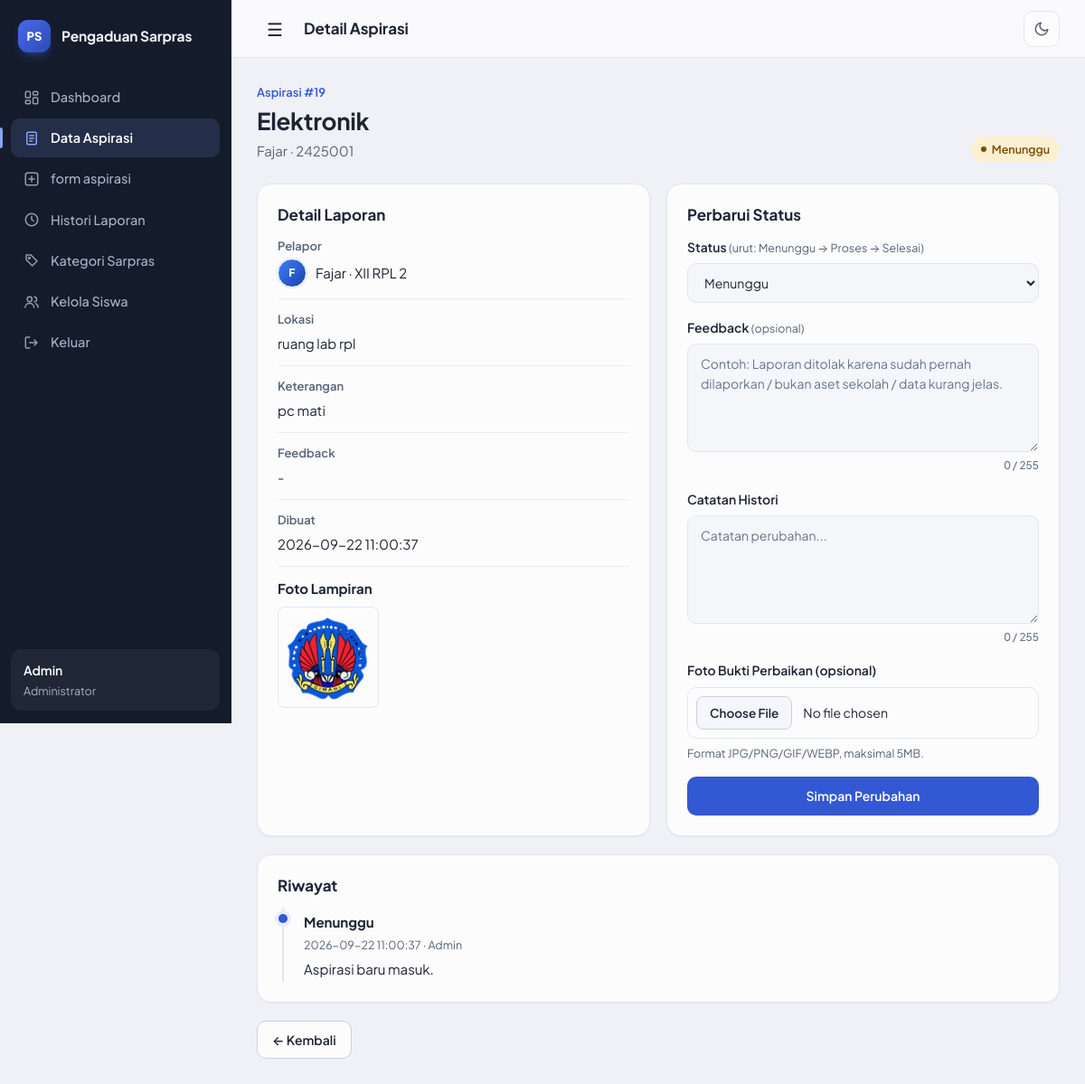
Screenshot of /admin/detail_aspirasi?id=19 (signed in) with the database file from the repository.
### tables this page shows
CREATE TABLE `aspirasi` (
  `id_aspirasi` int NOT NULL,
  `nis` varchar(10) NOT NULL,
  `id_kategori` int NOT NULL,
  `id_admin` int NOT NULL,
  `lokasi` varchar(50) NOT NULL,
  `keterangan` varchar(255) NOT NULL,
  `status` enum('Menunggu','Proses','Selesai','Ditolak') NOT NULL DEFAULT 'Menunggu',
  `feedback` varchar(255) DEFAULT NULL,
  `tanggal` datetime DEFAULT CURRENT_TIMESTAMP,
  `updated_at` datetime DEFAULT CURRENT_TIMESTAMP ON UPDATE CURRENT_TIMESTAMP
);

CREATE TABLE `kategori` (
  `id_kategori` int NOT NULL,
  `nama_kategori` varchar(50) NOT NULL,
  `ket_kategori` varchar(50) NOT NULL
);

CREATE TABLE `siswa` (
  `nis` varchar(10) NOT NULL,
  `nama` varchar(50) NOT NULL,
  `kelas` varchar(10) NOT NULL,
  `password` varchar(25) NOT NULL,
  `foto` varchar(255) DEFAULT NULL
);

CREATE TABLE `lampiran` (
  `id_lampiran` int NOT NULL,
  `id_aspirasi` int NOT NULL,
  `url_file` varchar(255) NOT NULL,
  `nama_file` varchar(100) DEFAULT NULL,
  `uploaded_at` datetime DEFAULT CURRENT_TIMESTAMP
);

CREATE TABLE `histori` (
  `id_histori` int NOT NULL,
  `id_aspirasi` int NOT NULL,
  `id_admin` int NOT NULL,
  `status_lama` enum('Menunggu','Proses','Selesai','Ditolak') DEFAULT NULL,
  `status_baru` enum('Menunggu','Proses','Selesai','Ditolak') NOT NULL,
  `catatan` varchar(255) DEFAULT NULL,
  `diubah_oleh` varchar(30) DEFAULT 'admin',
  `waktu_ubah` datetime DEFAULT CURRENT_TIMESTAMP
);

### view/admin/detail_aspirasi.php (the view, shortened to what this page needs)
<?php
require_once __DIR__ . '/../../config/database.php';
$user = current_user();
$id = (int)($_GET['id'] ?? 0);
$statusBerikut = ['Menunggu' => 'Proses', 'Proses' => 'Selesai', 'Selesai' => null];
$hist = [];
$st = mysqli_prepare($conn, 'SELECT a.*,s.nama AS nama_siswa,s.kelas,s.foto AS foto_siswa,k.nama_kategori FROM aspirasi a JOIN siswa s ON s.nis=a.nis LEFT JOIN kategori k ON k.id_kategori=a.id_kategori WHERE a.id_aspirasi=?');
mysqli_stmt_bind_param($st, 'i', $id);
mysqli_stmt_execute($st);
$a = mysqli_fetch_assoc(mysqli_stmt_get_result($st));
if ($a) {
    $st = mysqli_prepare($conn, 'SELECT h.status_lama,h.status_baru,h.catatan,h.waktu_ubah,COALESCE(ad.nama,h.diubah_oleh) diubah_oleh FROM histori h LEFT JOIN admin ad ON ad.id_admin=h.id_admin WHERE h.id_aspirasi=? ORDER BY h.waktu_ubah ASC,h.id_histori ASC');
    mysqli_stmt_bind_param($st, 'i', $id);
    mysqli_stmt_execute($st);
    $rr = mysqli_stmt_get_result($st);
    while ($h = mysqli_fetch_assoc($rr)) $hist[] = $h;
}
$lampiran = [];
if ($a) {
    $st = mysqli_prepare($conn, 'SELECT url_file,nama_file FROM lampiran WHERE id_aspirasi=? ORDER BY id_lampiran ASC');
    mysqli_stmt_bind_param($st, 'i', $id);
    mysqli_stmt_execute($st);
    $lr = mysqli_stmt_get_result($st);
    while ($lf = mysqli_fetch_assoc($lr)) $lampiran[] = $lf;
}
$opsiStatus = [];
if ($a && $a['status'] !== 'Ditolak') {
    $opsiStatus[] = $a['status'];
    if (!empty($statusBerikut[$a['status']])) $opsiStatus[] = $statusBerikut[$a['status']];
    if ($a['status'] !== 'Selesai') $opsiStatus[] = 'Ditolak';
}
?>
<!doctype html>
<html lang="id">
<head>
    <link rel="stylesheet" href="<?= e($base) ?>/assets/admin.css">
    <link rel="stylesheet" href="<?= e($base) ?>/assets/profil.css">
</head>
<body><input type="checkbox" id="menuToggle" class="menu-toggle">
    <aside class="sidebar" id="sidebar">
        <div class="sidebar-header">Pengaduan Sarpras</div>
        <ul>
            <li><a href="<?= e(url('admin/dashboard')) ?>" class="">Dashboard</a></li>
            <li><a href="<?= e(url('admin/aspirasi')) ?>" class="active">Data Aspirasi</a></li>
            <li><a href="<?= e(url('admin/form_aspirasi')) ?>" class="">form aspirasi</a></li>
            <li><a href="<?= e(url('admin/histori')) ?>" class="">Histori Laporan</a></li>
            <li><a href="<?= e(url('admin/kategori')) ?>" class="">Kategori Sarpras</a></li>
            <li><a href="<?= e(url('admin/siswa')) ?>">Kelola Siswa</a></li>
            <li><a href="<?= e(url('auth/logout')) ?>">Keluar</a></li>
        </ul>
        <div class="admin-user"><strong><?= e($user["nama"] ?? "Admin") ?></strong>Administrator</div>
    </aside><label for="menuToggle" class="sidebar-overlay"></label>
    <div class="main-content">
        <header class="topbar"><label for="menuToggle" class="menu-icon">&#9776;</label>
            <h1>Detail Aspirasi</h1>
        </header>
        <main class="content-area"><?php if (!$a): ?><div class="alert error">Data aspirasi tidak ditemukan.</div><a class="btn" href="<?= e(url('admin/aspirasi')) ?>">Kembali</a><?php else: ?><div class="heading">
                    <div>
                        <p class="eyebrow">Aspirasi #<?= $a['id_aspirasi'] ?></p>
                        <h1><?= e($a['nama_kategori']) ?></h1>
                        <p class="muted"><?= e($a['nama_siswa']) ?> · <?= e($a['nis']) ?></p>
                    </div><span class="badge <?= strtolower($a['status']) ?>"><?= e($a['status']) ?></span>
                </div><div class="detail">
                    <section class="panel">
                        <h2>Detail Laporan</h2>
                        <p><b>Pelapor</b><span class="reporter-inline"><?= avatar($a['foto_siswa'] ?? null, $a['nama_siswa'], 'sm') ?><span><?= e($a['nama_siswa']) ?> · <?= e($a['kelas']) ?></span></span></p>
                        <p><b>Lokasi</b><?= e($a['lokasi']) ?></p>
                        <p><b>Keterangan</b><?= e($a['keterangan']) ?></p>
                        <p><b>Feedback</b><?= e($a['feedback'] ?: '-') ?></p>
                        <p><b>Dibuat</b><?= e($a['tanggal']) ?></p><?php if ($lampiran): ?><div style="margin-top:10px"><b>Foto Lampiran</b>
                                <div class="lampiran-grid"><?php foreach ($lampiran as $lf): ?><a href="<?= e($base) ?>/<?= e($lf['url_file']) ?>" target="_blank"><img src="<?= e($base) ?>/<?= e($lf['url_file']) ?>" alt="<?= e($lf['nama_file']) ?>"></a><?php endforeach; ?></div>
                            </div><?php endif; ?>
                    </section>
                    <section class="panel">
                        <h2>Perbarui Status</h2><?php if ($a['status'] === 'Ditolak'): ?><p class="muted">Aspirasi ini sudah ditolak. Status terkunci dan tidak bisa diubah lagi.</p><?php else: ?><form method="post" class="admin-form" enctype="multipart/form-data"><label>Status <span class="muted-inline">(urut: Menunggu → Proses → Selesai)</span><select name="status" id="statusSelect"><?php foreach ($opsiStatus as $opt): ?><option value="<?= $opt ?>" <?= $a['status'] === $opt ? 'selected' : '' ?>><?= $opt ?></option><?php endforeach; ?></select></label><label>Feedback <span class="muted-inline">(opsional)</span><textarea name="feedback" id="feedbackInput" maxlength="255" placeholder="Contoh: Laporan ditolak karena sudah pernah dilaporkan / bukan aset sekolah / data kurang jelas."><?= e($a['feedback'] ?? '') ?></textarea></label><label>Catatan Histori<textarea name="catatan" maxlength="255" placeholder="Catatan perubahan..."></textarea></label><label>Foto Bukti Perbaikan (opsional)<input type="file" name="foto_feedback" accept="image/jpeg,image/png,image/gif,image/webp"><small class="form-help">Format JPG/PNG/GIF/WEBP, maksimal 5MB.</small></label><button class="btn" type="submit">Simpan Perubahan</button></form><?php endif; ?>
                    </section>
                </div>
                <section class="panel">
                    <h2>Riwayat</h2>
                    <div class="timeline"><?php foreach ($hist as $h): ?><div class="timeline-item"><b><?= e($h['status_baru']) ?></b><small><?= e($h['waktu_ubah']) ?> · <?= e($h['diubah_oleh']) ?></small>
                                <div><?= e($h['catatan'] ?: '-') ?></div>
                            </div><?php endforeach; ?></div>
                </section><a class="btn secondary" href="<?= e(url('admin/aspirasi')) ?>">← Kembali</a><?php endif; ?>
        </main>
    </div>
</body>
</html>

### config/database.php (shortened to what this page needs)
<?php
require_once __DIR__ . '/../models/m_koneksi.php';
function e($value) { return htmlspecialchars((string)$value, ENT_QUOTES, 'UTF-8'); }
function base_url() {
    $root = str_replace('\\', '/', dirname(__DIR__));
    $docRoot = isset($_SERVER['DOCUMENT_ROOT']) ? str_replace('\\', '/', rtrim($_SERVER['DOCUMENT_ROOT'], '/')) : '';
    $rel = ($docRoot !== '' && strpos($root, $docRoot) === 0) ? substr($root, strlen($docRoot)) : '';
    $rel = '/' . trim($rel, '/');
    return $rel === '/' ? '' : $rel;
}
$base = base_url();
function url($path) {
    global $base;
    return $base . '/' . ltrim($path, '/');
}
function current_user() {
    global $conn;
    if ($_SESSION['role'] === 'admin' && !empty($_SESSION['id_admin'])) {
        $id = (int)$_SESSION['id_admin'];
        $st = mysqli_prepare($conn, 'SELECT id_admin,username,nama FROM admin WHERE id_admin=?');
        mysqli_stmt_bind_param($st, 'i', $id);
        mysqli_stmt_execute($st);
        $r = mysqli_stmt_get_result($st);
        $u = mysqli_fetch_assoc($r);
        return $u;
    }
    return null;
}
function avatar_initials($nama) {
    $nama = trim((string)$nama);
    $parts = preg_split('/\s+/u', $nama);
    $ini = mb_substr($parts[0], 0, 1, 'UTF-8');
    return mb_strtoupper($ini, 'UTF-8');
}
function foto_profil_url($foto) {
    global $base;
    $foto = ltrim((string)$foto, '/');
    if ($foto === '' || strpos($foto, '..') !== false) return '';
    return $base . '/' . $foto;
}
function avatar($foto, $nama, $size = 'md') {
    $src = foto_profil_url($foto);
    $cls = 'avatar avatar-' . preg_replace('/[^a-z]/', '', (string)$size);
    return '<span class="' . $cls . ' avatar-fallback" title="' . e($nama) . '">' . e(avatar_initials($nama)) . '</span>';
}

### assets/profil.css (style rules this page uses)
:root { --pf-out:cubic-bezier(.22,1,.36,1);--pf-spring:cubic-bezier(.34,1.56,.64,1) }
.avatar { display:inline-flex;align-items:center;justify-content:center;flex-shrink:0; border-radius:50%;overflow:hidden; background:linear-gradient(135deg,#3b82f6,#1e40af);color:#fff; font-weight:800;line-height:1;letter-spacing:.3px;user-select:none; border:2px solid var(--surface,#fff);box-shadow:0 0 0 1px var(--border,#e7eaf2); }
.avatar-sm { width:32px;height:32px;font-size:12px;border-width:1px }
.reporter-inline { display:flex;align-items:center;gap:10px }
.reporter-inline .avatar { transition:transform .3s var(--pf-spring) }

### rows the page displays
aspirasi: id_aspirasi "19", id_kategori.nama_kategori "Elektronik", nis.nama "Fajar", nis "2425001", status "Menunggu", nis.nama "F", nis.kelas "XII RPL 2", lokasi "ruang lab rpl", keterangan "pc mati", feedback "-", tanggal "2026-09-22 11:00:37"
lampiran: url_file (picture)
histori: status_baru "Menunggu", waktu_ubah "2026-09-22 11:00:37", diubah_oleh "Admin", catatan "Aspirasi baru masuk."

### other values shown
$user["nama"] "Admin"
